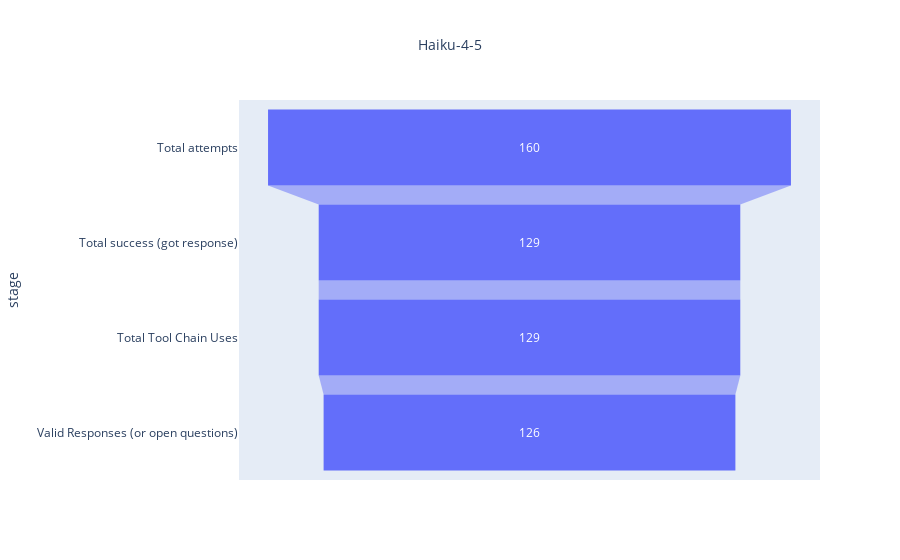

Notebook cell for this chart:
### Code cell
## no color settings
data = dict(
    number=[total_attempts, total_suscesses, total_tool_chains, not_invalid],
    stage=["Total attempts", "Total success (got response)", "Total Tool Chain Uses", "Valid Responses (or open questions)"])

fig = px.funnel(data, x='number', y='stage', title=model.title())
fig.update_layout(title_font_size=14, title_x=0.5)  # optional tweaks
fig.show()

### Figure 1 — Plotly figure (JSON) as saved in the notebook; plotly's stock layout.template omitted (floating-point values rounded to 4 significant figures)
{"data": [{"hovertemplate": "number=%{x}<br>stage=%{y}<extra></extra>", "legendgroup": "", "marker": {"color": "#636efa"}, "name": "", "orientation": "h", "showlegend": false, "type": "funnel", "x": [160, 129, 129, 126], "xaxis": "x", "y": ["Total attempts", "Total success (got response)", "Total Tool Chain Uses", "Valid Responses (or open questions)"], "yaxis": "y"}], "layout": {"legend": {"tracegroupgap": 0}, "title": {"font": {"size": 14}, "text": "Haiku-4-5", "x": 0.5}, "xaxis": {"anchor": "y", "domain": [0, 1], "title": {"text": "number"}}, "yaxis": {"anchor": "x", "domain": [0, 1], "title": {"text": "stage"}}}}
